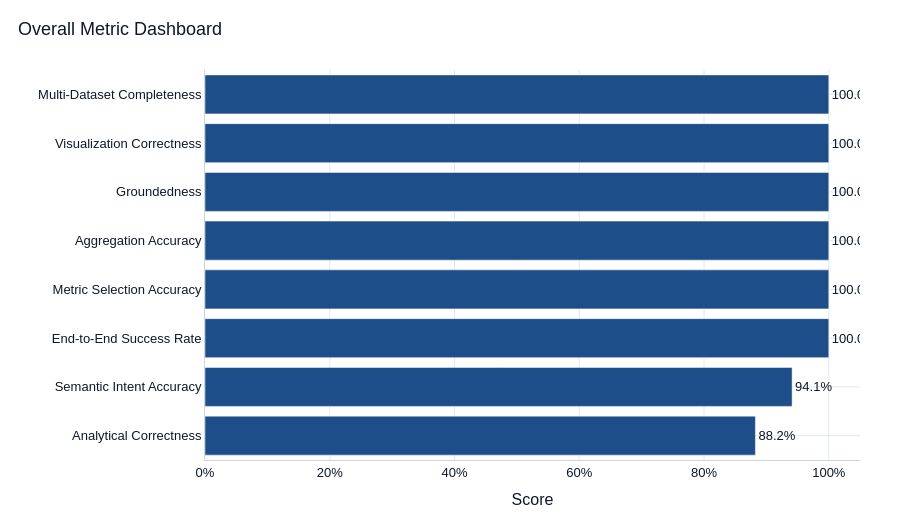

The code cell stored with this chart in its notebook:
### Markdown cell above
## 9. Visual Analysis of Results

The charts use Plotly. Blue marks successful or correct results. Red marks failures or weak areas. Grey marks neutral counts.

### Code cell
dashboard_metrics = (
    summary_metrics[
        summary_metrics["metric"].isin([
            "End-to-End Success Rate",
            "Analytical Correctness",
            "Semantic Intent Accuracy",
            "Metric Selection Accuracy",
            "Aggregation Accuracy",
            "Groundedness",
            "Visualization Correctness",
            "Multi-Dataset Completeness",
        ])
    ]
    .sort_values("value")
)

fig = go.Figure()

fig.add_bar(
    x=dashboard_metrics["value"],
    y=dashboard_metrics["metric"],
    orientation="h",
    marker_color=[
        row["color"]
        for row in dashboard_metrics.to_dict("records")
    ],
    text=dashboard_metrics["display_value"],
    textposition="outside",
    hovertemplate="%{y}<br>%{x:.1%}<extra></extra>",
)

fig.update_xaxes(range=[0, 1.05], tickformat=".0%")

plotly_layout(
    fig,
    "Overall Metric Dashboard",
    x_title="Score",
    y_title="",
    height=520,
)

fig.show()

### Figure 1 — Plotly figure (JSON) as saved in the notebook; plotly's stock layout.template omitted (floating-point values rounded to 4 significant figures)
{"data": [{"hovertemplate": "%{y}<br>%{x:.1%}<extra></extra>", "marker": {"color": ["#1D4E89", "#1D4E89", "#1D4E89", "#1D4E89", "#1D4E89", "#1D4E89", "#1D4E89", "#1D4E89"]}, "orientation": "h", "text": ["88.2%", "94.1%", "100.0%", "100.0%", "100.0%", "100.0%", "100.0%", "100.0%"], "textposition": "outside", "type": "bar", "x": [0.8824, 0.9412, 1.0, 1.0, 1.0, 1.0, 1.0, 1.0], "y": ["Analytical Correctness", "Semantic Intent Accuracy", "End-to-End Success Rate", "Metric Selection Accuracy", "Aggregation Accuracy", "Groundedness", "Visualization Correctness", "Multi-Dataset Completeness"]}], "layout": {"font": {"color": "#0F172A", "family": "Arial, sans-serif", "size": 13}, "height": 520, "legend": {"orientation": "h", "x": 1, "xanchor": "right", "y": 1.02, "yanchor": "bottom"}, "margin": {"b": 60, "l": 70, "r": 40, "t": 70}, "paper_bgcolor": "#FFFFFF", "plot_bgcolor": "#FFFFFF", "title": {"font": {"color": "#0F172A", "size": 18}, "text": "Overall Metric Dashboard", "x": 0.02, "xanchor": "left"}, "xaxis": {"gridcolor": "#E2E8F0", "linecolor": "#CBD5E1", "range": [0, 1.05], "showgrid": true, "tickformat": ".0%", "title": {"text": "Score"}, "zeroline": false}, "yaxis": {"gridcolor": "#E2E8F0", "linecolor": "#CBD5E1", "showgrid": true, "title": {"text": ""}, "zeroline": false}}}
